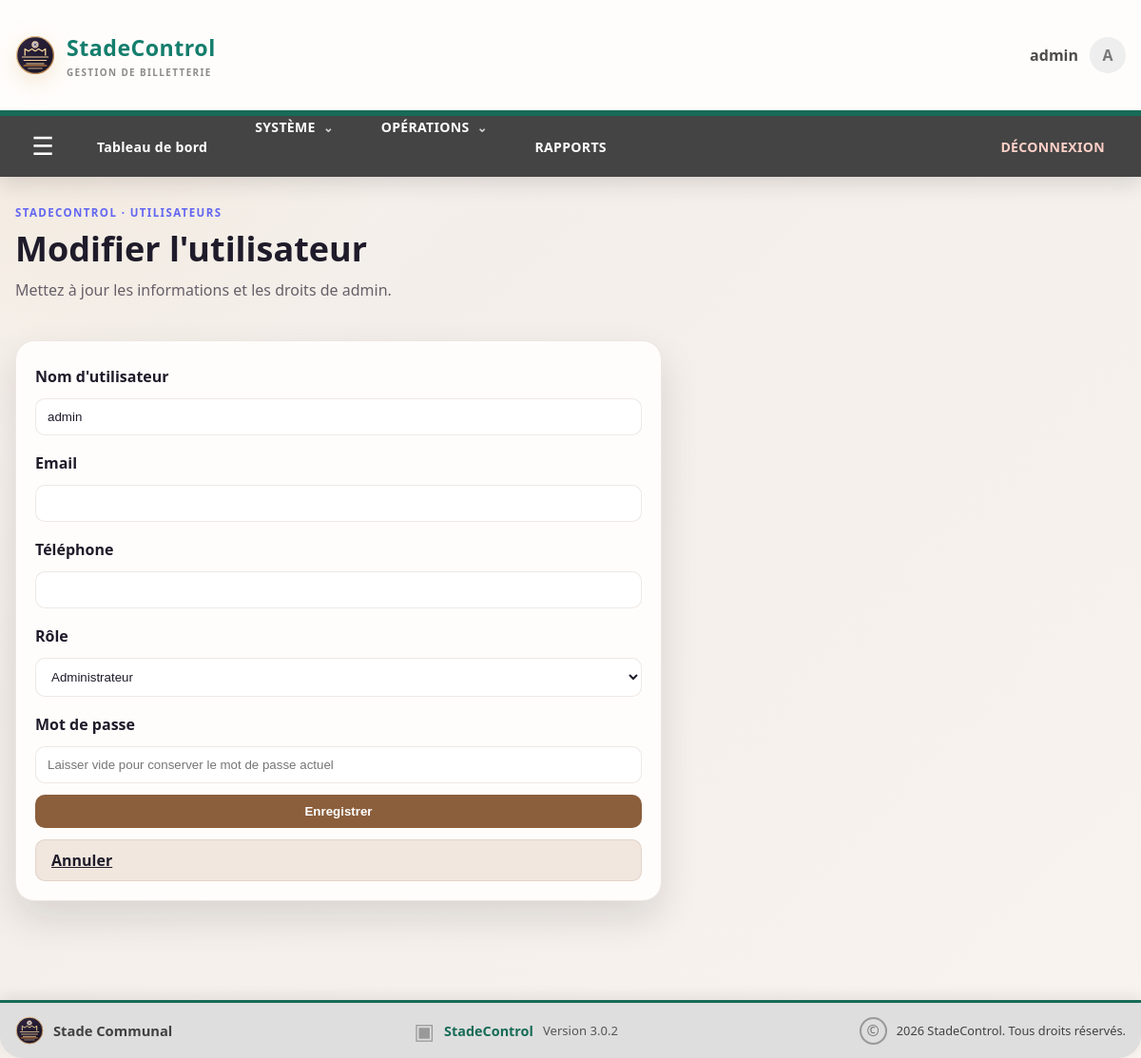
The app's page /users/1/edit (signed in), older data.
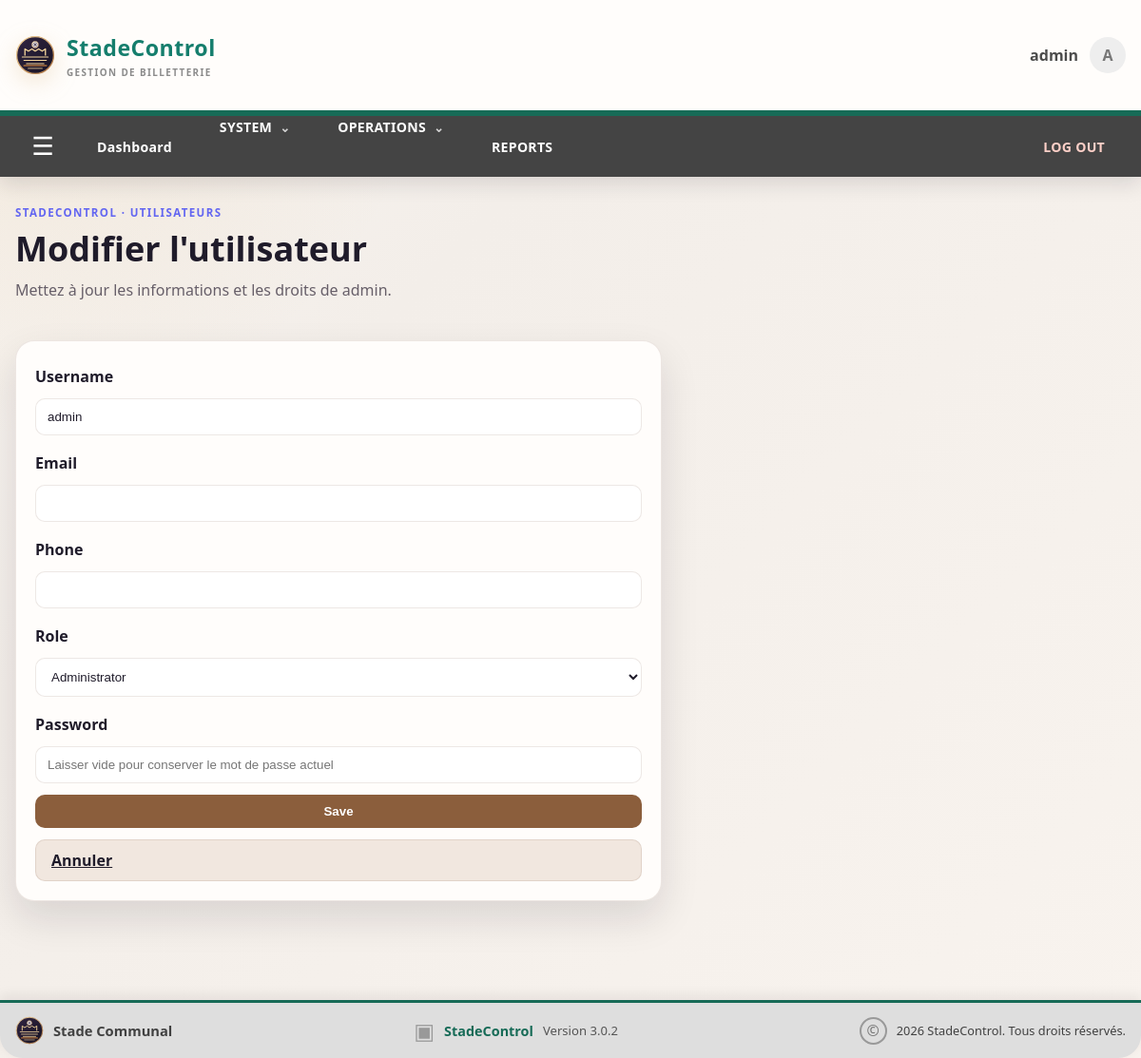
The same page, newer data.
### app.py (models this page shows)
class User(db.Model):
    id = db.Column(db.Integer, primary_key=True)
    username = db.Column(db.String(80), unique=True, nullable=False)
    password = db.Column(db.String(200), nullable=False)
    role = db.Column(db.String(50), default="admin")
    language = db.Column(db.String(5), default="fr")
    currency = db.Column(db.String(5), default="FC")
    photo = db.Column(db.Text, nullable=True)
    active = db.Column(db.Boolean, nullable=False, default=True)
    email = db.Column(db.String(150), nullable=False, default="")
    telephone = db.Column(db.String(30), nullable=False, default="")

### app.py (the view, shortened to what this page needs)
@app.route("/users/<int:user_id>/edit", methods=["GET", "POST"])
@login_required
@role_required("administrateur")
def edit_user(user_id):
    user = User.query.get_or_404(user_id)
    return render_template("edit_user.html", user=user)

### app.py (called while the page is built)
def current_language():
    return session.get("language", "fr") if session.get("language", "fr") in TRANSLATIONS else "fr"

def translate(key):
    return TRANSLATIONS[current_language()].get(key, key)

def current_currency():
    return session.get("currency", "FC") if session.get("currency", "FC") in ("FC", "USD") else "FC"

@app.context_processor
def inject_preferences():
    return {
        "_": translate,
        "money": money,
        "current_currency": current_currency(),
        "current_language": current_language(),
    }

@app.before_request
def enforce_session_timeout():
    if "user_id" not in session or request.endpoint in {"login", "static"}:
        return None
    now = time.time()
    last_activity = session.get("last_activity", now)
    if now - last_activity >= app.config["SESSION_TIMEOUT_SECONDS"]:
        session.clear()
        flash("Votre session a expiré après 2 minutes d’inactivité.", "warning")
        return redirect(url_for("login"))
    session["last_activity"] = now
    return None

### templates/edit_user.html (shortened to what this page needs)
{% extends "base.html" %}
{% block contenu %}
<section class="management-page">
    <div class="content-header page-heading">
        <div>
            <p class="eyebrow">StadeControl · Utilisateurs</p>
            <h2>Modifier l'utilisateur</h2>
            <p class="page-subtitle">Mettez à jour les informations et les droits de {{ user.username }}.</p>
        </div>
    </div>
    <div class="card form-card user-edit-card">
        <form method="POST">
            <label for="username">{{ _('Nom d\'utilisateur') }}</label>
            <input id="username" name="username" type="text" value="{{ user.username }}" required>
            <label for="email">{{ _('Email') }}</label>
            <input id="email" name="email" type="email" value="{{ user.email }}" required>
            <label for="telephone">{{ _('phone') }}</label>
            <input id="telephone" name="telephone" type="tel" value="{{ user.telephone }}" required>
            <label for="role">{{ _('role') }}</label>
            <select id="role" name="role">
                <option value="administrateur" {% if user.role == 'administrateur' %}selected{% endif %}>{{ _('Administrateur') }}</option>
            </select>
            <label for="password">{{ _('Mot de passe') }}</label>
            <input id="password" name="password" type="password" placeholder="Laisser vide pour conserver le mot de passe actuel">
            <button type="submit" class="primary-btn">{{ _('Enregistrer') }}</button>
            <a href="{{ url_for('users') }}" class="secondary-btn">Annuler</a>
        </form>
    </div>
</section>
{% endblock %}

### templates/base.html (shortened to what this page needs)
<!DOCTYPE html>
<html lang="{{ current_language }}">
<head>
    <link rel="stylesheet" href="{{ url_for('static', filename='css/style.css') }}">
</head>
<body>
    {% if request.endpoint != 'login' %}
    <header class="site-header">
        <div class="container brandbar">
            <a href="{{ url_for('index') if not session.get('user_id') else url_for('dashboard') }}" class="brand" aria-label="StadeControl home">
                <img src="{{ url_for('static', filename='img/stade-communal-logo.svg') }}" alt="Logo Stade Communal" class="brand-logo">
                <span class="brand-text"><strong>StadeControl</strong><small>GESTION DE BILLETTERIE</small></span>
            </a>
            {% if session.get('user_id') %}
            <div class="header-user-area">
                <span>{{ session.get('username') }}</span>
                <a href="{{ url_for('account') }}" class="header-avatar">{{ session.get('username')[0]|upper }}</a>
            </div>
            {% else %}
            <a href="{{ url_for('login') }}" class="header-login">{{ _('login') }}</a>
            {% endif %}
        </div>
        {% if session.get('user_id') %}
        <nav class="top-menu">
            <div class="container top-menu-inner">
                <button class="menu-toggle" type="button" aria-label="Ouvrir le menu" onclick="document.body.classList.toggle('menu-open')">☰</button>
                <a class="top-menu-link" href="{{ url_for('dashboard') }}">{{ _('dashboard') }}</a>
                <details class="top-menu-group">
                    <summary>{{ _('SYSTÈME') }} <span>⌄</span></summary>
                </details>
                <details class="top-menu-group">
                    <summary>{{ _('OPÉRATIONS') }} <span>⌄</span></summary>
                </details>
                {% if session.get('user_role') in ['administrateur', 'auditeur'] %}
                <a class="top-menu-link" href="{{ url_for('rapports') }}">{{ _('reports')|upper }}</a>
                {% endif %}
                <a class="top-menu-link top-logout" href="{{ url_for('logout') }}">{{ _('DÉCONNEXION') }}</a>
            </div>
        </nav>
        {% endif %}
    </header>
    {% endif %}
    <main class="container main-content">
        {% block contenu %}{% endblock %}
    </main>
    {% if request.endpoint != 'login' %}
    <footer class="site-footer">
        <div class="container footer-content">
            <div class="footer-brand">
                <img src="{{ url_for('static', filename='img/stade-communal-logo.svg') }}" alt="Logo Stade Communal">
                <span>Stade Communal</span>
            </div>
            <div class="footer-product">
                <span class="footer-product-mark">▣</span>
                <strong>StadeControl</strong>
                <span>Version 3.0.2</span>
            </div>
            <div class="footer-legal">
                <span class="copyright-mark">©</span>
                <span>2026 StadeControl. Tous droits réservés.</span>
            </div>
        </div>
    </footer>
    {% endif %}
</body>
</html>

Row changes from the older to the newer data that the page shows:
changed User "admin": role "Administrateur" → "Administrator"
Text that changed along with them:
text no longer shown: "Tableau de bord SYSTÈME OPÉRATIONS RAPPORTS DÉCONNEXION Nom d'utilisateur Téléphone Rôle Mot de passe Enregistrer"
text now shown: "Dashboard SYSTEM OPERATIONS REPORTS LOG OUT Username Phone Role Password Save"
